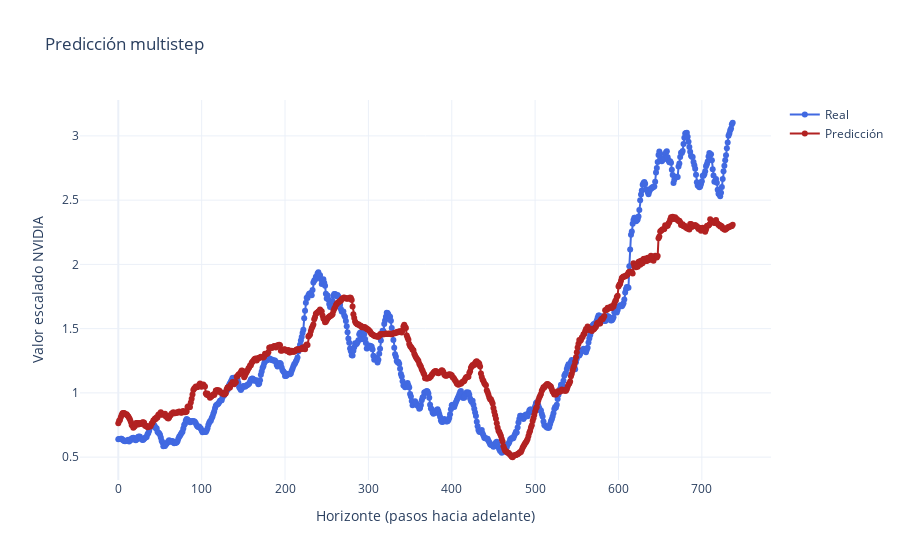

The cell this chart's notebook holds for it:
### Code cell
# multi step

fig = go.Figure()

fig.add_trace(go.Scatter(
    y=y_val[:, -1], 
    mode='lines+markers', 
    name='Real',
    line=dict(color='royalblue')
))

fig.add_trace(go.Scatter(
    y=y_pred[:, -1],
    mode='lines+markers',
    name='Predicción',
    line=dict(color='firebrick')
))

fig.update_layout(
    title="Predicción multistep",
    xaxis_title="Horizonte (pasos hacia adelante)",
    yaxis_title="Valor escalado NVIDIA",
    template="plotly_white"
)

fig.show()

### Figure 1 — Plotly figure (JSON) as saved in the notebook; plotly's stock layout.template omitted (floating-point values rounded to 4 significant figures; data arrays with more than 128 entries replaced by an {"elided": "..."} marker saying what was removed)
{"data": [{"line": {"color": "royalblue"}, "mode": "lines+markers", "name": "Real", "type": "scatter", "y": {"elided": "738 float values"}}, {"line": {"color": "firebrick"}, "mode": "lines+markers", "name": "Predicción", "type": "scatter", "y": {"elided": "738 float values"}}], "layout": {"title": {"text": "Predicción multistep"}, "xaxis": {"title": {"text": "Horizonte (pasos hacia adelante)"}}, "yaxis": {"title": {"text": "Valor escalado NVIDIA"}}}}
